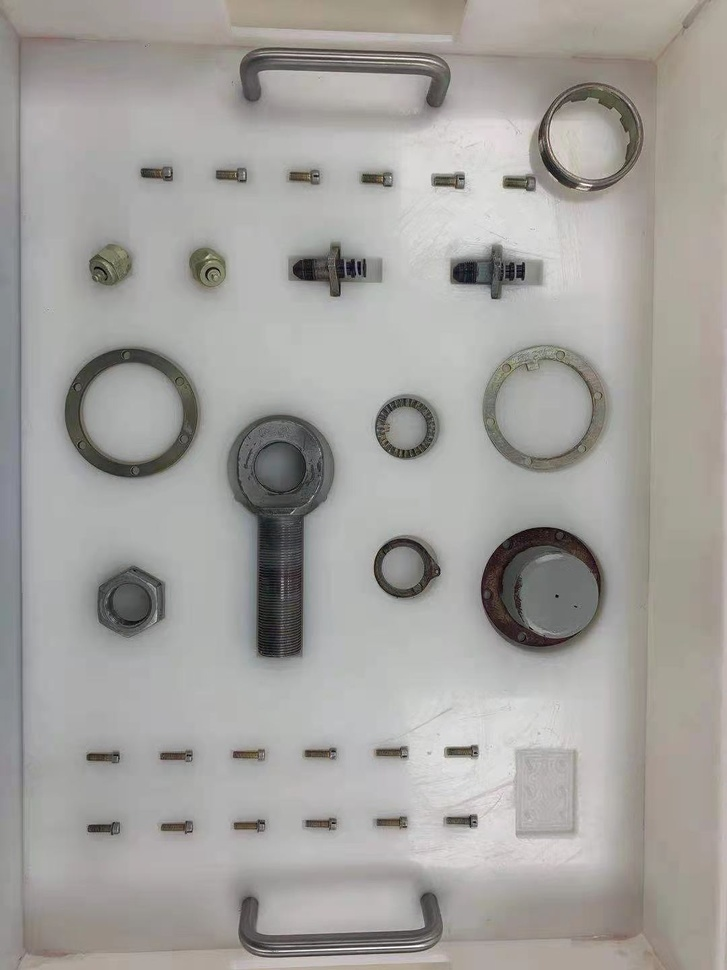
#> input picture opencv-operation/images/full.jpg, 727 x 970 px, shrunk from 1080 x 1440 before the run
$ python thresholding2.py
#> lines starting #> are read from the running program, lines starting #| are printed output that depends on the picture; after the words box and inside, x2 and y2 are one past the last pixel; in counts of white or black regions, pixels touching at a corner belong together
import cv2
import matplotlib.pyplot as plt

img_path="../images/full.jpg"
img=cv2.imread(img_path)
#> img is the input picture: shape (970, 727, 3); mean B, G, R 157.4, 160.8, 162.9
gray=cv2.cvtColor(img,cv2.COLOR_BGR2GRAY)
plt.imshow(gray,'gray')
plt.axis('off')
plt.show()

"""自动选取阈值,全局阈值"""
ret1,thresh1=cv2.threshold(gray,0,255,cv2.THRESH_BINARY|cv2.THRESH_OTSU)
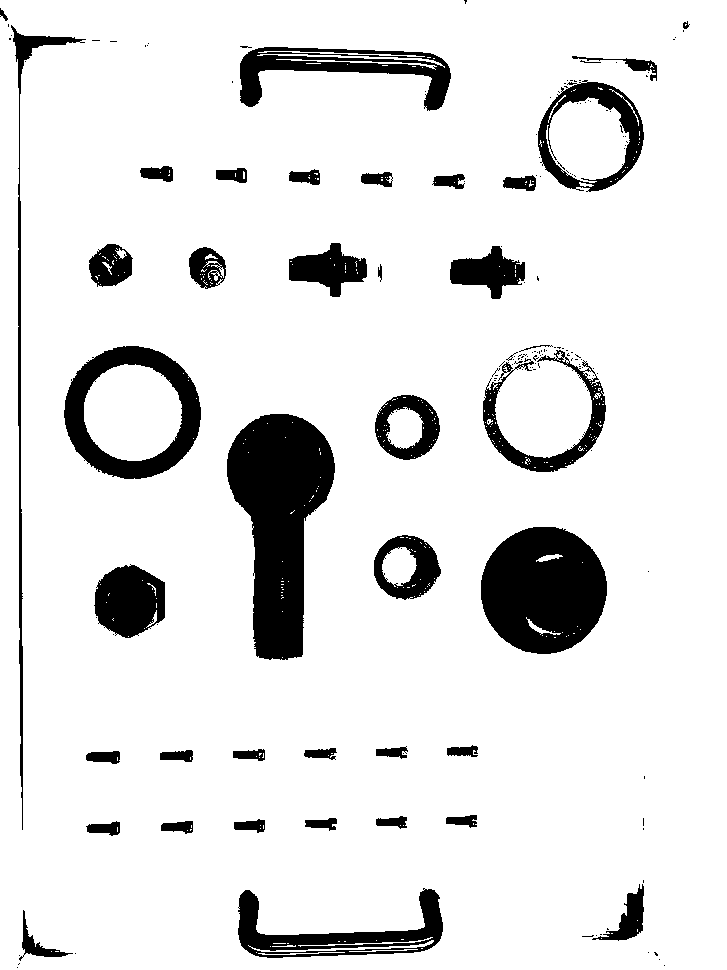
#> thresh1: shape (970, 727); 88.9% white; 167 black regions (126 under 20 px), largest, box (x1, y1, x2, y2) and area: (227, 414, 335, 660) 16116, (481, 527, 607, 654) 12344, (64, 346, 201, 479) 6754
#> ret1 = 127
ret2,thresh2=cv2.threshold(gray,0,255,cv2.THRESH_BINARY_INV|cv2.THRESH_OTSU)
#> ret2 = 127

print('ret1: ',ret1)
#| ret1:  127.0
print('ret2: ',ret2)
#| ret2:  127.0

plt.imshow(thresh1,'gray')
plt.axis('off')
plt.show()

plt.imshow(thresh2,'gray')
plt.axis('off')
plt.show()

$ run again, with opencv-operation/images/002.jpg copied over opencv-operation/images/full.jpg
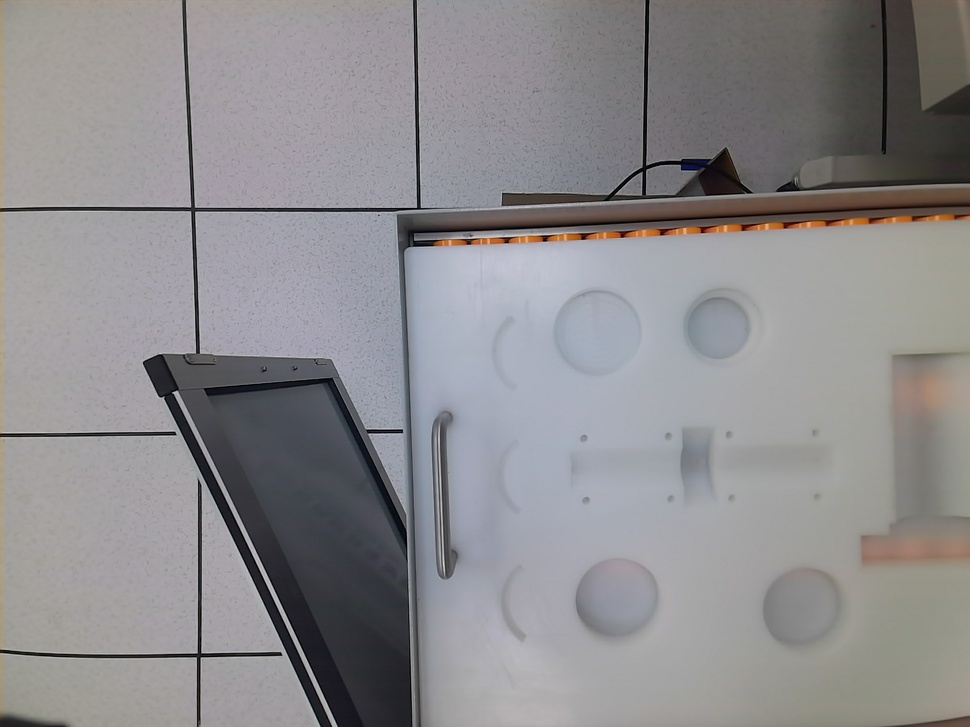
#> input picture opencv-operation/images/002.jpg, 970 x 727 px, shrunk from 2048 x 1536 before the run
#> img is the input picture: shape (727, 970, 3); mean B, G, R 141.4, 139.3, 140.9
#> `ret1,thresh1=cv2.threshold(gray,0,255,cv2.THRESH_BINARY|cv2.THRESH_OTSU)`:
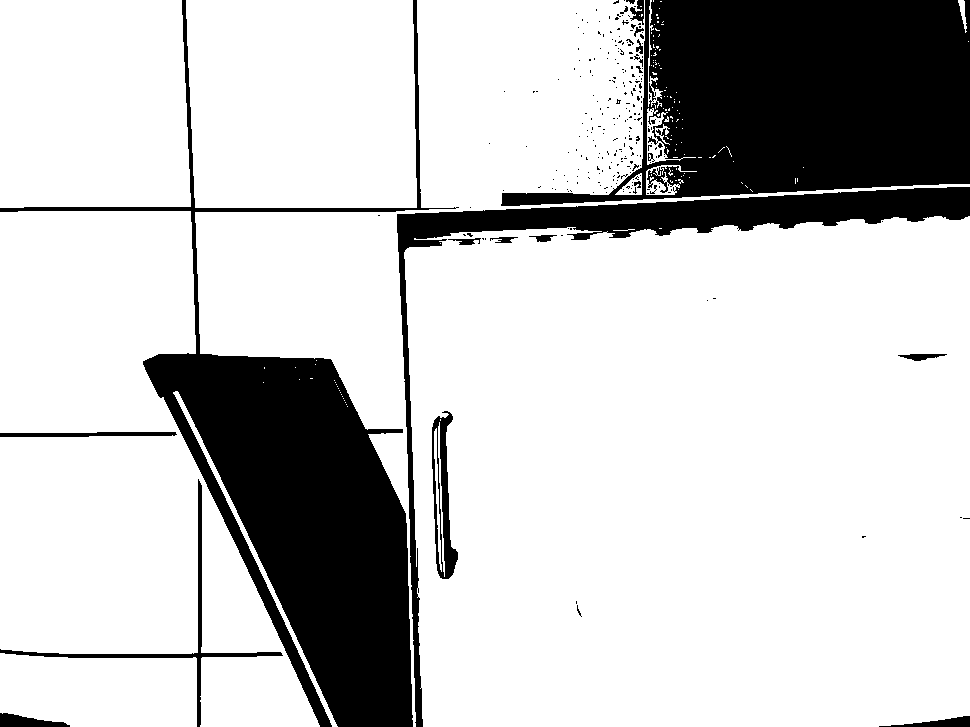
#> thresh1: shape (727, 970); 78.8% white; 268 black regions (246 under 20 px), largest, box (x1, y1, x2, y2) and area: (501, 0, 970, 206) 61810, (0, 0, 459, 727) 61197, (397, 187, 970, 727) 18781
#> ret1 = 114
#| ret1:  114.0
#| ret2:  114.0

$ run again, with opencv-operation/images/13.jpg copied over opencv-operation/images/full.jpg
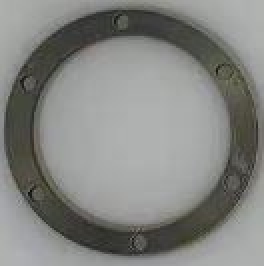
#> input picture opencv-operation/images/13.jpg, 132 x 133 px (shown 2 times larger)
#> img is the input picture: shape (133, 132, 3); mean B, G, R 129.5, 132.9, 131.8
#> `ret1,thresh1=cv2.threshold(gray,0,255,cv2.THRESH_BINARY|cv2.THRESH_OTSU)`:
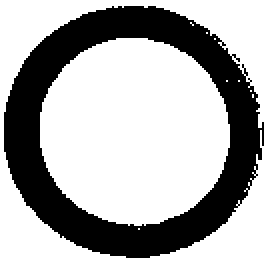
#> thresh1: shape (133, 132) (shown 2 times larger); 67.3% white; 1 black region, box (x1, y1, x2, y2) and area: (2, 3, 132, 129) 5742
#> ret1 = 117
#| ret1:  117.0
#| ret2:  117.0
